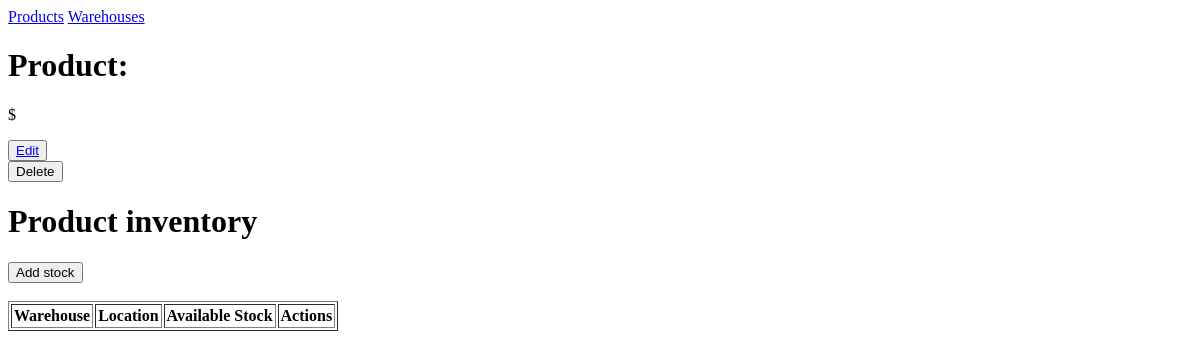
Before: /inventory/products/7/ with the older database file.
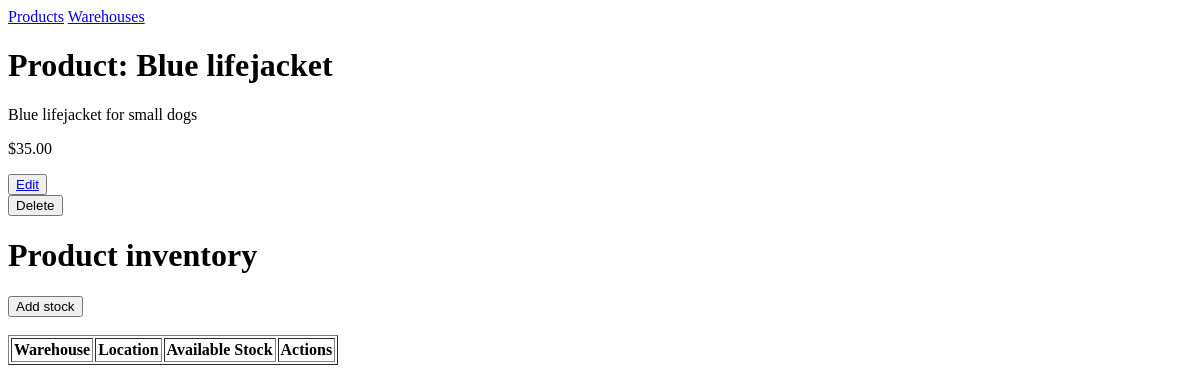
After: the same page with the newer database file.
### inventory/models.py (models this page shows, shortened)
class Product(models.Model):
    name = models.CharField(max_length=50, unique=True)
    description = models.CharField(max_length=200, blank=True)
    price = models.FloatField(validators = [MinValueValidator(0.01)])

### inventory/views/product_views.py (the view)
# urls.py: path('products/<str:product_id>/', product_views.product, name='product'),
def product(request, product_id):
    product = crud_product.get_product(id=product_id)
    stock = crud_inventory.get_all_inventory_by_product(product)
    if request.POST.get('add_stock'):
        if not crud_warehouse.get_all_warehouses():
            messages.error(request, f"Please add a warehouse before adding stock")
            return redirect(f'product', product_id)
        else:
            return redirect('new_inventory', product_id)
    else:
        form = ProductForm(instance=product)
        context = {
                    'product': product,
                    'available_stock':stock,
                    'form': form
                }
        return render(request=request, template_name="inventory/product.html", context=context)

### inventory/forms.py
class ProductForm(forms.ModelForm):
    class Meta:
        model = Product
        fields = ['name', 'description', 'price']

### inventory/crud/crud_inventory.py (called while the page is built)
def get_all_inventory_by_product(product:Product)->list[WarehouseInventory]:
    return WarehouseInventory.objects.filter(product=product)

### inventory/crud/crud_product.py (called while the page is built)
def get_product(id:int)->Product:
    return Product.objects.filter(id=id).first()

### inventory/templates/inventory/product.html (shortened to what this page needs)
{% extends "inventory/base.html" %}
{% block content %}
        <h1>Product: {{ product.name }}</h1>
        <p>{{ product.description }}</p>
        <p>${{ product.price|floatformat:2 }}</p>
        <button>
            <a href="{%url 'edit_product' pk=product.id%}">Edit</a>
        </button>
        <form method="post" action="{% url "delete_product" pk=product.id%}">
            <input type="submit" value="Delete">
        </form>
    <h1>Product inventory</h1>
    <form method="post">
        <input type="submit" value="Add stock" name="add_stock">
    </form>
        <table cellpadding="2" border="1">
            <tr>
                <th>Warehouse</th>
                <th>Location</th>
                <th>Available Stock</th>
                <th>Actions</th>
            </tr>
        </table>
{% endblock content %}

Changed rows visible on the page:
added Product: name "Blue lifejacket", description "Blue lifejacket for small dogs", price "35.00"
